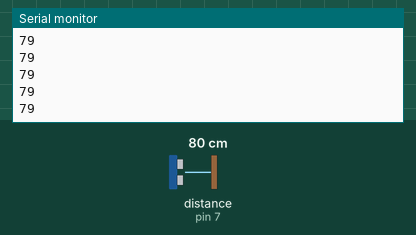
Recording of a sketch running on a simulated Arduino Uno, built with avr-gcc and run on an emulated ATmega328P. On the bench: the last lines printed to the serial monitor. Wiring (inferred from the names in the program): ultrasonic range finder: trigger pin 8; echo pin 7. The test bench sets the inputs (shaded band); at power-on: distance to the obstacle (sensor on pin 7) 80 cm. The echo pulse lasts 58.3 µs per cm.

Above: at 1.2 s.
1.3 s: distance to the obstacle (sensor on pin 7) set to 2 cm
At 1.34 s:
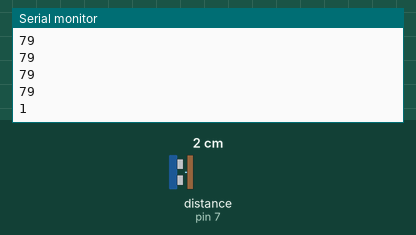
2.8 s: distance to the obstacle (sensor on pin 7) set to 4 cm
At 2.81 s:
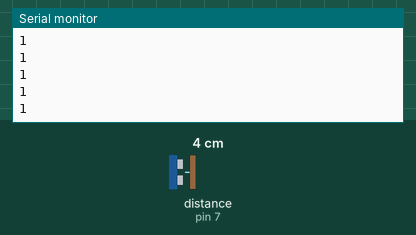
Timing chart, 0 to 5.8 s (numbered marks = the images above; inputs shaded):
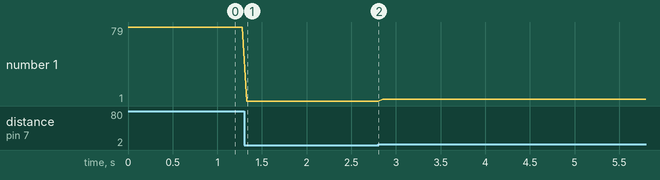

Measured:
- after the input at 1.3 s, the serial monitor: prints a new line at once (image 1)
- plotted number 1: 79 → 1 after the input at 1.3 s, 1 → 3 after the input at 2.8 s

The sketch:

ultrasonic_check.ino
```cpp
#define echoPin 7
#define trigPin 8

long duration;
long distance;

void setup()

{

Serial.begin(9600);
pinMode (echoPin, INPUT);
pinMode (trigPin, OUTPUT);

}
void loop()

{

digitalWrite(trigPin, LOW);
delayMicroseconds(2);
digitalWrite(trigPin, HIGH);
delayMicroseconds(10);
digitalWrite(trigPin,LOW);
duration = pulseIn (echoPin, HIGH);
//This gives us distance in cm
distance = duration/58.2;
Serial.println (distance);
//Milliseconds
delay(50);

}
```
